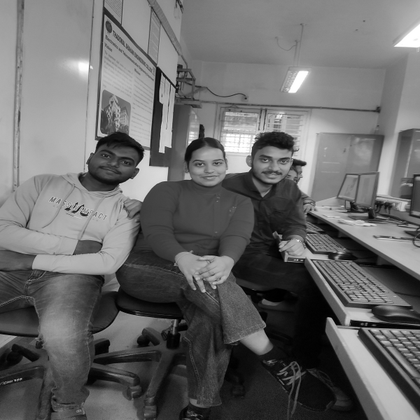
%> input picture Img_3.tif, 420 x 420 px, shrunk from 600 x 600 before the run
$ octave LPF_IDEAL_FreqDomian.m   (GNU Octave 9; MATLAB toolbox functions it lacks are replaced by stand-ins)
%> lines starting %> are read from the running program, lines starting %| are printed output that depends on the picture; in (x1, y1, x2, y2) boxes, pixels count from 0 and x2, y2 are one past the last pixel; in counts of white or black regions, pixels touching at a corner belong together; the program's own positions count from 1
clc;
clear;
f1 = double(imread('Img_3.tif'));
%> f1: size 420x420x3 double; min 0, max 255, mean 104.4; mean of the top-left, top-right, bottom-left and bottom-right quarters 136.4, 131.9, 79.4, 70
[row, col] = size(f1);
%> row = 420; col = 1260

for x = 1:1:row
  for y = 1:1:col
    f(x,y) = f1(x,y) * (-1) ^ (x+y);
    endfor
  endfor
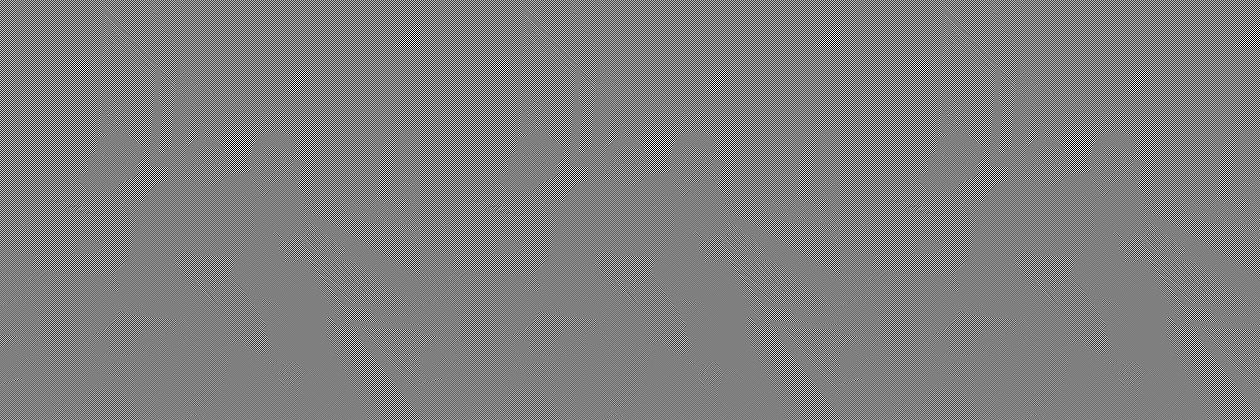
%> f: size 420x1260 double; min -255, max 255, mean 0; drawn with min black and max white
F = fft2(f);
figure(1), imshow(uint8(f1)), title('Orignal Image')
figure(2), imagesc(log(1+abs(F))), title('Magnitude Spectrum')
%> after `title('Magnitude Spectrum')`:
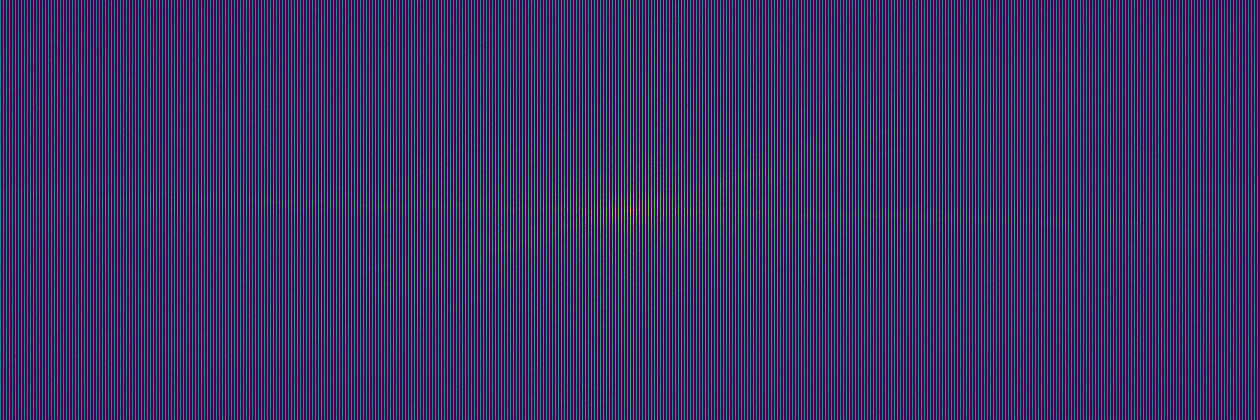
%> displayed picture: size 420x1260x3, on the screen's scale of 0 to 255; mean R, G, B 57.1, 48.6, 102.4

%%%%%%%%%%%%%%%%%%%%%%%%%%%%%%%%%%%%%%%%%%%%%%%%%%%%%%%%%%%%%%%%


D0 = 35;
for u =1:1:row
  for v = 1:1:col
    D(u,v) = sqrt((u-(row/2))^2 + (v-(col/2))^2);
    if D(u,v) <= D0
      H(u,v) = 1;
     else
      H(u,v) = 0;
    endif
  endfor
endfor
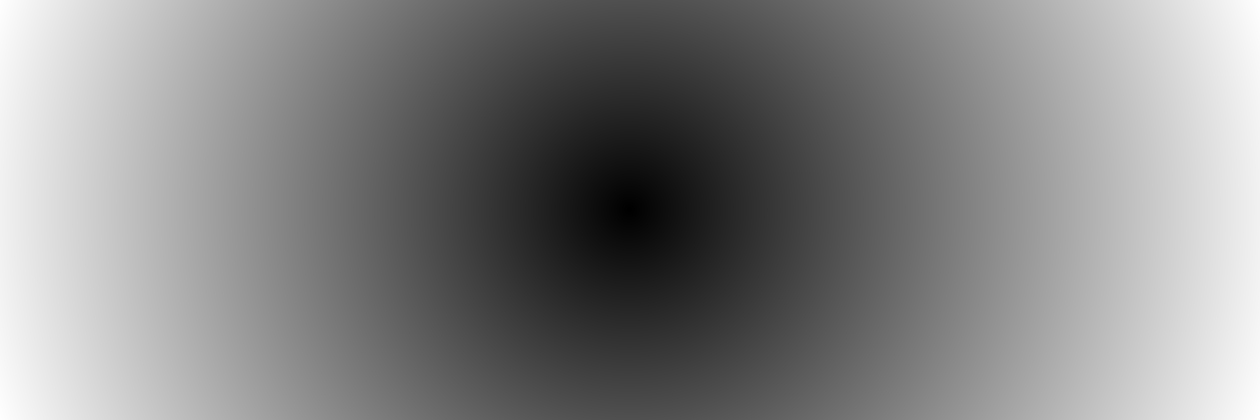
%> D: size 420x1260 double; min 0, max 664.1, mean 345.7; drawn with min black and max white
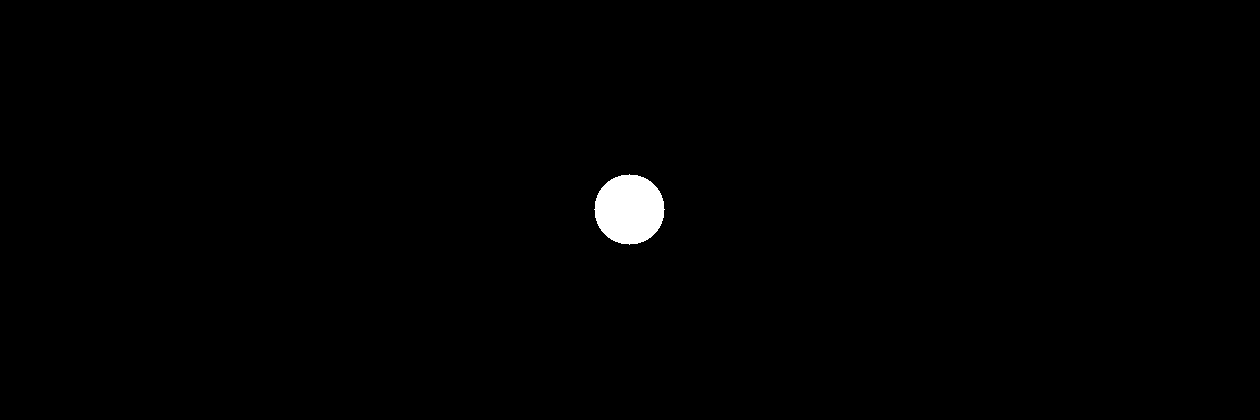
%> H: size 420x1260 double; values 0 (black) and 1 (white), 0.73% white; 1 white region, box (x1, y1, x2, y2) and area: (594, 174, 665, 245) 3853
figure(3), imshow(uint8(D)), title('Distance Image')
figure(4), imshow(H), title('Filter')

%%%%%%%%%%%%%%%%%%%%%%%%%%%%%%%%%%%%%%%%%%%%%%%%%%%%%%%%%%%%%%%%%

figure(5), mesh(H)
%> after `mesh(H)`:
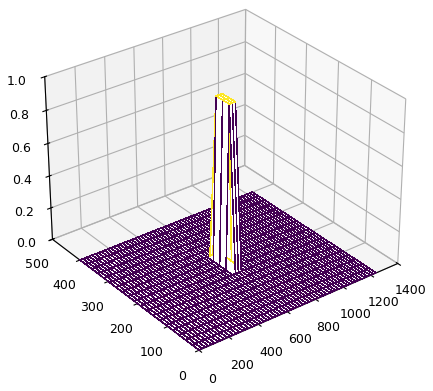
%> figure redrawn from the program's plot data

%%%%%%%%%%%%%%%%%%%%%%%%%%%%%%%%%%%%%%%%%%%%%%%%%%%%%%%%%%%%%%%%%%%%

G =F.*H;
g = ifft2(G);
figure(6), imshow(uint8(abs(g)))
%> after `imshow(uint8(abs(g)))`:
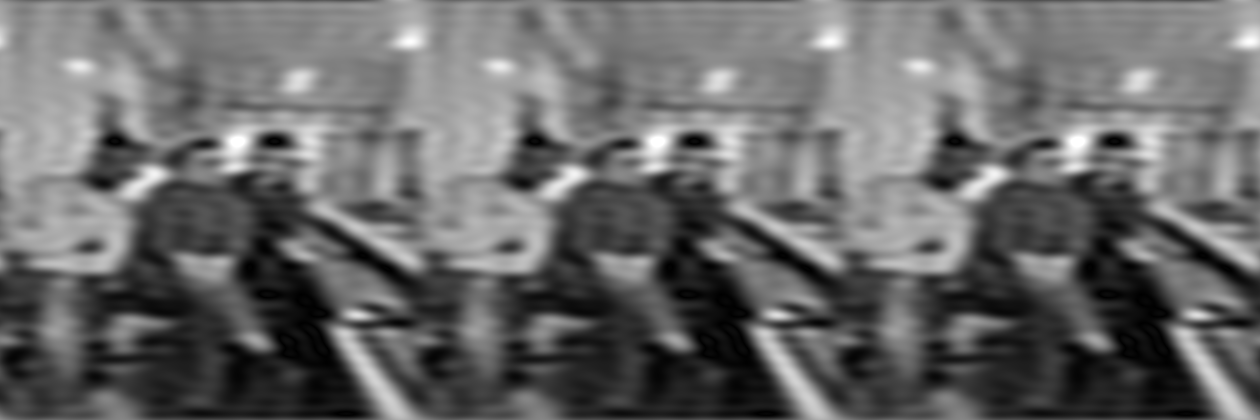
%> displayed picture: size 420x1260, on the screen's scale of 0 to 255; min 0, max 255, mean 104.5

$ run again, with pout.tif copied over Img_3.tif
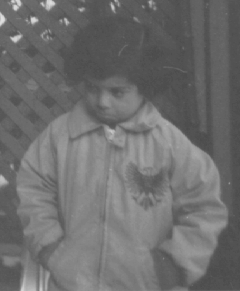
%> input picture pout.tif, 240 x 291 px
%> after the loop `for u =1:1:row`:
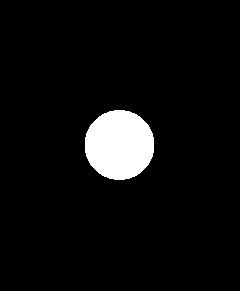
%> H: size 291x240 double; values 0 (black) and 1 (white), 5.5% white; 1 white region, box (x1, y1, x2, y2) and area: (85, 110, 154, 180) 3834
%> `imshow(uint8(abs(g)))`:
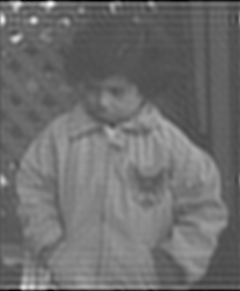
%> displayed picture: size 291x240, on the screen's scale of 0 to 255; min 1, max 247, mean 109.7
